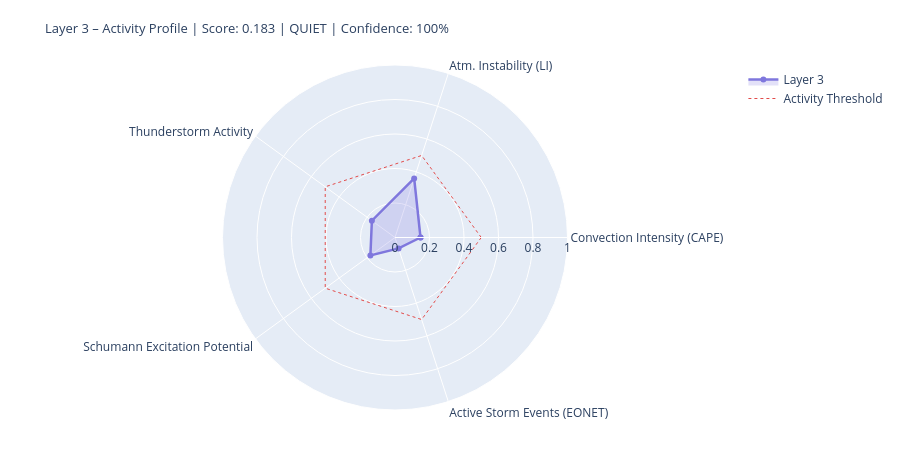

Notebook cell for this chart:
### Markdown cell above
---
## 4. State Assessment & Handoff to Layer 4/5

### Code cell
# ============================================================
# LAYER-3-SCORE
# Five dynamic components
# ============================================================

def norm(v, lo, hi):
    if v is None or (isinstance(v, float) and math.isnan(v)): return None
    return round(max(0.0, min(1.0, (v - lo) / (hi - lo))), 4)

# --- 1) Convection intensity (global CAPE mean) ---
cape_mean = df_atm['cape'].dropna().mean() if not df_atm.empty else None
conv_score = norm(cape_mean, 0, 3000)
conv_src   = 'primary' if cape_mean is not None else 'missing'

# --- 2) Atmospheric instability (LI mean) ---
li_mean   = df_atm['li'].dropna().mean() if not df_atm.empty else None
# Negative LI = unstable → higher score
instab_score = norm(-li_mean if li_mean is not None else None, -6, 6)
instab_src   = 'primary' if li_mean is not None else 'missing'

# --- 3) Thunderstorm activity (mean thunder score + WMO count) ---
thunder_mean = df_atm['thunder_score'].mean() if not df_atm.empty else None
n_thunder    = int(df_atm['thunderstorm'].sum()) if not df_atm.empty else 0
thunder_score_val = norm(
    (thunder_mean or 0) * 0.7 + n_thunder * 0.1, 0, 1.0
) if thunder_mean is not None else None
thunder_src = 'primary'

# --- 4) Schumann excitation potential (weighted Schumann contribution) ---
schumann_pot = df_atm['schumann_contribution'].mean() if not df_atm.empty else None
# Boosted by Layer-2 thunderstorm trigger
if schumann_pot is not None and l2_thunder:
    schumann_pot = min(1.0, schumann_pot * 1.2)
schumann_score = norm(schumann_pot, 0, 1.0) if schumann_pot is not None else None
schumann_src   = 'derived'

# --- 5) Storm activity (NASA EONET) ---
# Distinction: None = data not loaded, 0.0 = loaded but no events
storm_score = None
storm_src   = 'missing'
if raw.get('storms') is not None:          # API reached successfully
    storm_score = norm(len(storm_events), 0, 30) if storm_events else 0.0
    storm_src   = 'primary'

# X-Ray and Kp: context only, not in dynamic score
# (X-Ray = Layer-0/4 driver; Kp = geomagnetic index, not a lightning proxy)
xray_context = None
if raw.get('xray'):
    df_xc = pd.DataFrame(raw['xray'])
    fc = next((c for c in df_xc.columns
               if any(k in c.lower() for k in ['flux','long']) and 'time' not in c.lower()),
              df_xc.columns[1])
    df_xc[fc] = pd.to_numeric(df_xc[fc], errors='coerce')
    xray_last = df_xc[fc].dropna().iloc[-1] if not df_xc[fc].dropna().empty else None
    if xray_last:
        xray_class = ('X' if xray_last>=1e-4 else 'M' if xray_last>=1e-5
                      else 'C' if xray_last>=1e-6 else 'B')
        xray_context = {'flux': float(xray_last), 'class': xray_class}
        print(f'X-Ray context: {xray_class}-class ({xray_last:.2e} W/m²)')

# --- Aggregate ---
COMPONENTS = {
    'Convection Intensity (CAPE)':  {'score': conv_score,       'source': conv_src,    'dynamic': True},
    'Atm. Instability (LI)':         {'score': instab_score,     'source': instab_src,  'dynamic': True},
    'Thunderstorm Activity':              {'score': thunder_score_val, 'source': thunder_src, 'dynamic': True},
    'Schumann Excitation Potential':   {'score': schumann_score,   'source': schumann_src,'dynamic': True},
    'Active Storm Events (EONET)': {'score': storm_score,      'source': storm_src,   'dynamic': True},
}

available   = {k: v['score'] for k, v in COMPONENTS.items() if v['score'] is not None}
unavailable = [k for k, v in COMPONENTS.items() if v['score'] is None]
layer3_score = round(sum(available.values()) / len(available), 4) if available else None
confidence   = round(len(available) / len(COMPONENTS), 2)
level = ('unknown' if layer3_score is None
         else 'quiet'   if layer3_score < 0.3
         else 'moderate' if layer3_score < 0.6
         else 'active')
dominant_l3 = max(available, key=available.get) if available else 'none'

# --- Ausgabe ---
W = 68
print('=' * W)
print('LAYER 3 – ATMOSPHERE / WEATHER / THUNDERSTORMS – STATE ASSESSMENT')
print('=' * W)
for name, comp in COMPONENTS.items():
    s = comp['score']
    if s is not None:
        bar = '█' * int(s * 20) + '░' * (20 - int(s * 20))
        print(f'  {name:<36} {bar}  {s:.3f}  [{comp["source"]}]')
    else:
        print(f'  {name:<36} {"─" * 20}  n/a   [missing]')
print('-' * W)
print(f'  Score:        {layer3_score:.3f}  ({len(available)}/{len(COMPONENTS)} components)')
print(f'  Confidence:   {confidence:.0%}')
print(f'  Level:        {level.upper()}')
print(f'  Dominant:     {dominant_l3}')
print(f'  CAPE mean:    {cape_mean:.0f} J/kg' if cape_mean else '  CAPE mean:    n/a')
print(f'  LI mean:      {li_mean:.1f} K' if li_mean is not None else '  LI mean:      n/a')
print(f'  Thunderstorms:{n_thunder} points (WMO)  +  {len(storm_events)} NASA EONET')
print('=' * W)

# Radar
cats   = list(available.keys())
vals_r = list(available.values())
if len(cats) >= 3:
    fig = go.Figure()
    fig.add_trace(go.Scatterpolar(
        r=vals_r + [vals_r[0]], theta=cats + [cats[0]],
        fill='toself', fillcolor='rgba(127,119,221,0.22)',
        line=dict(color='#7F77DD', width=2.5), name='Layer 3'
    ))
    fig.add_trace(go.Scatterpolar(
        r=[0.5] * (len(cats)+1), theta=cats + [cats[0]],
        line=dict(color='#E24B4A', dash='dot', width=1),
        mode='lines', name='Activity Threshold'
    ))
    fig.update_layout(
        title=dict(
            text=f'Layer 3 – Activity Profile | Score: {layer3_score:.3f} | {level.upper()} | Confidence: {confidence:.0%}',
            font=dict(size=13)
        ),
        polar=dict(radialaxis=dict(visible=True, range=[0, 1])),
        height=450, showlegend=True,
        margin=dict(l=60, r=60, t=65, b=40)
    )
    fig.show()

### Figure 1 — Plotly figure (JSON) as saved in the notebook; plotly's stock layout.template omitted (floating-point values rounded to 4 significant figures)
{"data": [{"fill": "toself", "fillcolor": "rgba(127,119,221,0.22)", "line": {"color": "#7F77DD", "width": 2.5}, "name": "Layer 3", "r": [0.1478, 0.3597, 0.1657, 0.1763, 0.0667, 0.1478], "theta": ["Convection Intensity (CAPE)", "Atm. Instability (LI)", "Thunderstorm Activity", "Schumann Excitation Potential", "Active Storm Events (EONET)", "Convection Intensity (CAPE)"], "type": "scatterpolar"}, {"line": {"color": "#E24B4A", "dash": "dot", "width": 1}, "mode": "lines", "name": "Activity Threshold", "r": [0.5, 0.5, 0.5, 0.5, 0.5, 0.5], "theta": ["Convection Intensity (CAPE)", "Atm. Instability (LI)", "Thunderstorm Activity", "Schumann Excitation Potential", "Active Storm Events (EONET)", "Convection Intensity (CAPE)"], "type": "scatterpolar"}], "layout": {"height": 450, "margin": {"b": 40, "l": 60, "r": 60, "t": 65}, "polar": {"radialaxis": {"range": [0, 1], "visible": true}}, "showlegend": true, "title": {"font": {"size": 13}, "text": "Layer 3 – Activity Profile | Score: 0.183 | QUIET | Confidence: 100%"}}}
